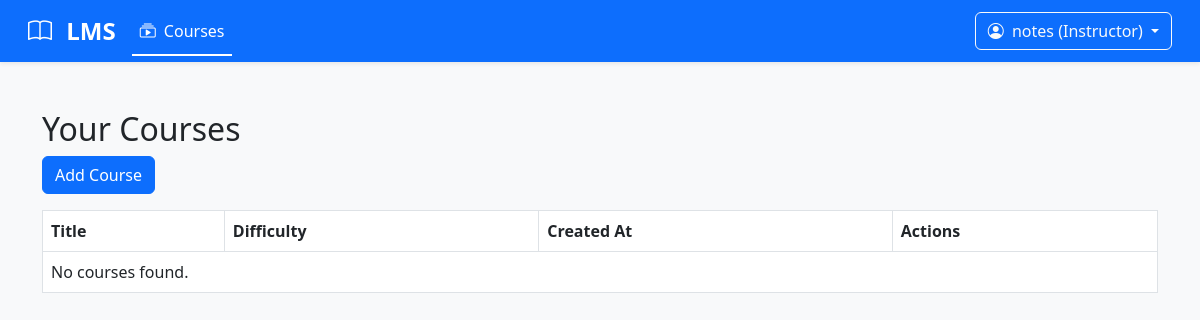
The app's page /courses/instructor/ (signed in), older data.
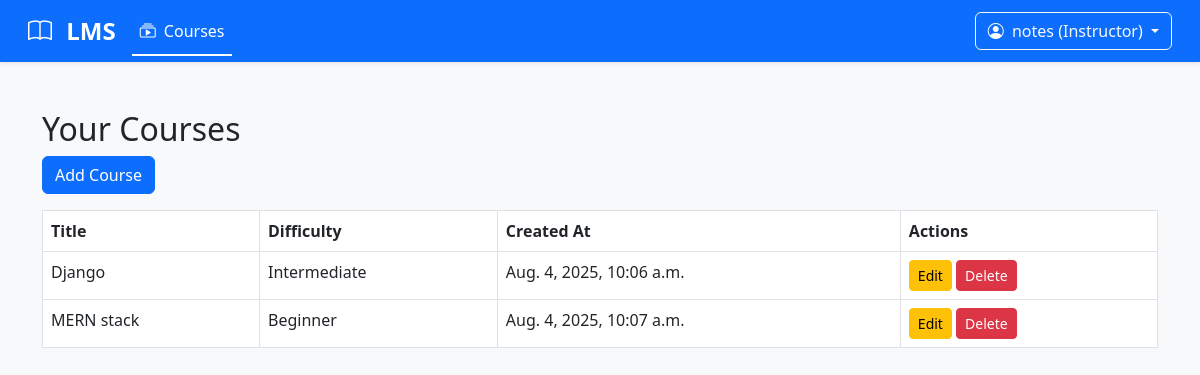
The same page, newer data.
### courses/models.py (models this page shows, shortened)
class Course(models.Model):
    title = models.CharField(max_length=200)  # Title of the course
    description = models.TextField()          # Detailed course description
    instructor = models.ForeignKey(User, on_delete=models.CASCADE)  # Who created this course
    difficulty = models.CharField(max_length=20, choices=DIFFICULTY_CHOICES)  # Difficulty level
    created_at = models.DateTimeField(auto_now_add=True)  # Auto-set to current date when created

### courses/views.py (the view)
# urls.py: path('instructor/', views.instructor_courses, name='instructor_courses'),
@login_required
@user_passes_test(is_instructor)
def instructor_courses(request):
    courses = Course.objects.filter(instructor=request.user)
    return render(request, 'courses/instructor_courses.html', {'courses': courses})

### courses/views.py (called while the page is built)
def is_instructor(user):
    return user.groups.filter(name='Instructor').exists()

### notifications/context_processors.py (called while the page is built)
def unread_notifications(request):
    if request.user.is_authenticated:
        unread_count = Notification.objects.filter(user=request.user, is_read=False).count()
    else:
        unread_count = 0
    return {'unread_notification_count': unread_count}

### courses/templates/courses/instructor_courses.html
{% extends 'base.html' %}
{% block content %}
<div class="container mt-4">
  <h2>Your Courses</h2>
  <a href="{% url 'add_course' %}" class="btn btn-primary mb-3">Add Course</a>
  <table class="table table-bordered">
    <thead>
      <tr>
        <th>Title</th>
        <th>Difficulty</th>
        <th>Created At</th>
        <th>Actions</th>
      </tr>
    </thead>
    <tbody>
      {% for course in courses %}
      <tr>
        <td>{{ course.title }}</td>
        <td>{{ course.difficulty }}</td>
        <td>{{ course.created_at }}</td>
        <td>
          <a href="{% url 'edit_course' course.id %}" class="btn btn-warning btn-sm">Edit</a>
          <a href="{% url 'delete_course' course.id %}" class="btn btn-danger btn-sm">Delete</a>
        </td>
      </tr>
      {% empty %}
      <tr>
        <td colspan="4">No courses found.</td>
      </tr>
      {% endfor %}
    </tbody>
  </table>
</div>
{% endblock %}

Row changes from the older to the newer data that the page shows:
added Course: title "Django", difficulty "Intermediate", created_at "Aug. 4, 2025, 10:06 a.m."
added Course: title "MERN stack", difficulty "Beginner", created_at "Aug. 4, 2025, 10:07 a.m."
Text that changed along with them:
text no longer shown: "No courses found."
